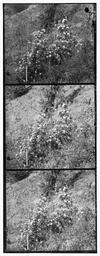
#> input picture flowers.jpg, 100 x 256 px, shrunk from 401 x 1024 before the run
$ jupyter execute --allow-errors IDZ.ipynb   (shell and % lines are left out)
#> lines starting #> are read from the running program, lines starting #| are printed output that depends on the picture
#> further down, img is the input picture: shape (256, 100); min 0, max 255, mean 123.6
# Обработка изображений. Сопоставление фотографий Прокудина-Горского

[cell 1]
from skimage.io import imread, imshow, imsave
from skimage import img_as_float, img_as_ubyte
import numpy as np
from math import ceil

def colorify(img):
    img = img_as_float(img)
    height = img.shape[0] // 3
#> height = 85

    b = img[:height, ::].copy()
    border_height = ceil(b.shape[0] *  (1 - 0.9))
#> border_height = 9
    border_width =  ceil(b.shape[1] *  (1 - 0.9))
#> border_width = 10
    b = b[border_height:b.shape[0] - border_height, border_width: b.shape[1] - border_width]
#> b: shape (67, 80) float64

    r = img[height:height * 2, ::].copy()
    border_height = ceil(r.shape[0] *  (1 - 0.9))
    border_width =  ceil(r.shape[1] *  (1 - 0.9))
    r = r[border_height:r.shape[0] - border_height, border_width: r.shape[1] - border_width]
#> r: shape (67, 80) float64

    g = img[height * 2:height * 3, ::].copy()
    border_height = ceil(g.shape[0] *  (1 - 0.9))
    border_width =  ceil(g.shape[1] *  (1 - 0.9))
    g = g[border_height:g.shape[0] - border_height, border_width: g.shape[1] - border_width]
#> g: shape (67, 80) float64

    max_blue_corr = -1
    max_red_corr = -1

    x = np.arange(-80, 80)
    y = np.arange(-80, 80)

    for dy in y:
        for dx in x:
            db = b.copy()
            db = np.roll(db, dy, axis=0)
            db = np.roll(db, dx, axis=1)
            correlation = (db * g).sum()
            if max_blue_corr < correlation:
                max_blue_corr = correlation
                bdy = dx
                bdx = dy

            dr = r.copy()
            dr = np.roll(dr, dy, axis=0)
            dr = np.roll(dr, dx, axis=1)
            correlation = (dr * g).sum()
            if max_red_corr < correlation:
                max_red_corr = correlation
                rdy = dx
                rdx = dy
#> after the loop, bdx = -69; bdy = -79; max_blue_corr = 1137.1; max_red_corr = 1654.3; rdx = -68; rdy = -79


    b = np.roll(b, bdx, axis=0)
    b = np.roll(b, bdy, axis=1)

    r = np.roll(r, rdx, axis = 0)
    r = np.roll(r, rdy, axis = 1)

    img_mod = np.dstack((g, r, b))
    return (img_mod)

#> (a cell that did not finish here is left out)

[cell 3]
img = imread('flowers.jpg')
img = colorify(img.copy())
imshow(img)

[cell 4]
img = imread('grass.jpg')
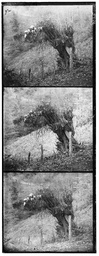
#> input picture grass.jpg, 99 x 256 px, shrunk from 397 x 1024 before the run
#> img is the input picture: shape (256, 99); min 0, max 255, mean 135.9
img = colorify(img.copy())
#> in colorify (call 2), `g = g[border_height:g.shape[0] - border_height, border_width: g.shape[..`:
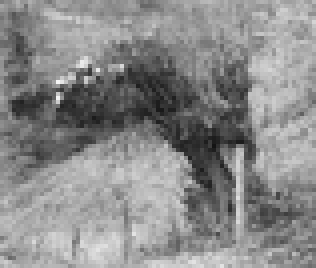
#> g: shape (67, 79) float64 (shown 4 times larger); min 0.0784, max 0.965, mean 0.541
#> after the loop in colorify (call 2), `for dy in y:`: bdx = -69; bdy = -80; max_blue_corr = 1610.6; max_red_corr = 1786.4; rdx = -68; rdy = -79
imshow(img)

[cell 5]
img = imread('field.jpg')
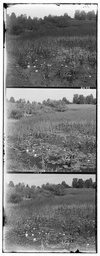
#> input picture field.jpg, 100 x 256 px, shrunk from 398 x 1024 before the run
#> img is the input picture: shape (256, 100); min 0, max 255, mean 127.2
img = colorify(img.copy())
#> in colorify (call 3), `g = g[border_height:g.shape[0] - border_height, border_width: g.shape[..`:
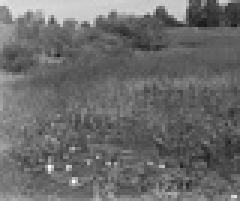
#> g: shape (67, 80) float64 (shown 3 times larger); min 0.0941, max 1, mean 0.419
#> after the loop in colorify (call 3), `for dy in y:`: bdx = -69; bdy = -2; max_blue_corr = 921.3; max_red_corr = 1201.2; rdx = -68; rdy = -1
#> in colorify (call 3), `img_mod = np.dstack((g, r, b))`:
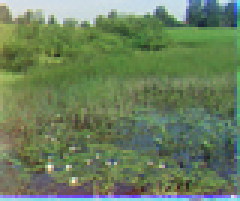
#> img_mod: shape (67, 80, 3) float64 (shown 3 times larger); mean of channels 0, 1, 2 0.419, 0.5, 0.37; drawn as R, G, B
imshow(img)

[cell 6]
img = imread('forest.jpg')
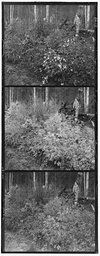
#> input picture forest.jpg, 100 x 256 px, shrunk from 398 x 1024 before the run
#> img is the input picture: shape (256, 100); min 0, max 255, mean 102.7
img = colorify(img.copy())
#> in colorify (call 4), `r = r[border_height:r.shape[0] - border_height, border_width: r.shape[..`:
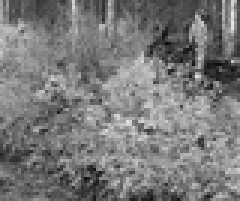
#> r: shape (67, 80) float64 (shown 3 times larger); min 0.0392, max 0.906, mean 0.474
#> in colorify (call 4), `g = img[height * 2:height * 3, ::].copy()`:
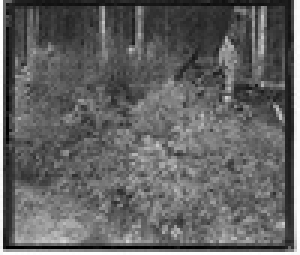
#> g: shape (85, 100) float64 (shown 3 times larger); min 0, max 1, mean 0.388
#> in colorify (call 4), `g = g[border_height:g.shape[0] - border_height, border_width: g.shape[..`:
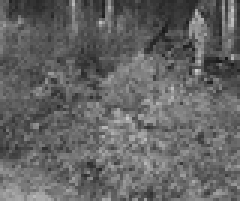
#> g: shape (67, 80) float64 (shown 3 times larger); min 0.0941, max 0.808, mean 0.392
#> after the loop in colorify (call 4), `for dy in y:`: bdx = -69; bdy = -1; max_blue_corr = 794; max_red_corr = 1055.3; rdx = -68; rdy = -80
#> in colorify (call 4), `b = np.roll(b, bdy, axis=1)`:
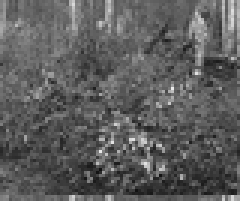
#> b: shape (67, 80) float64 (shown 3 times larger); min 0.0706, max 0.918, mean 0.365
imshow(img)
